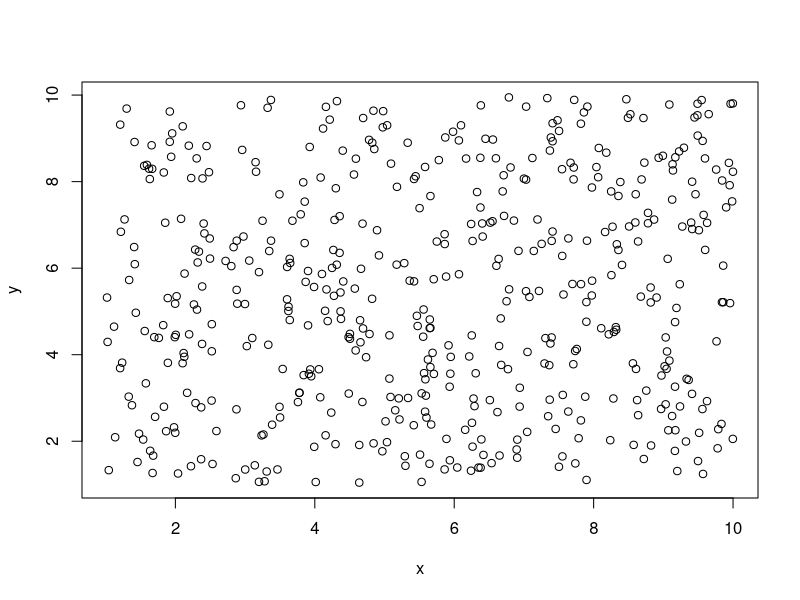
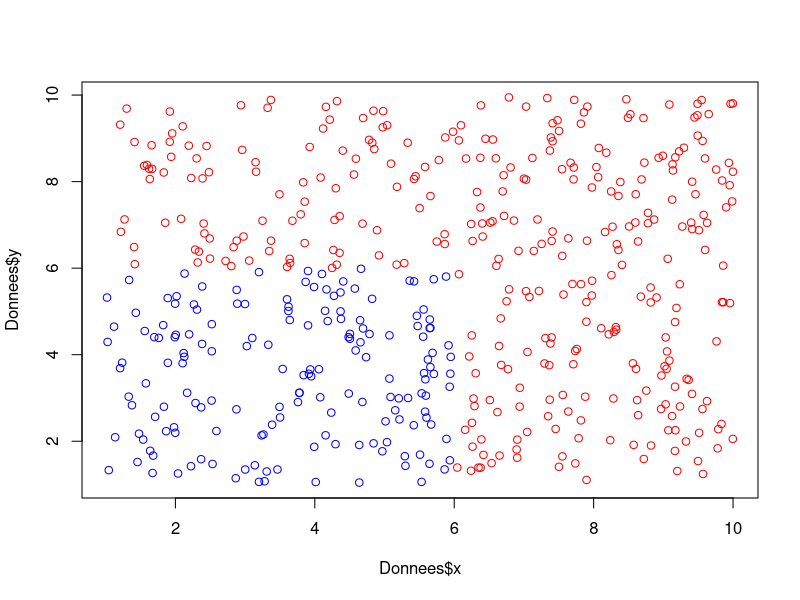
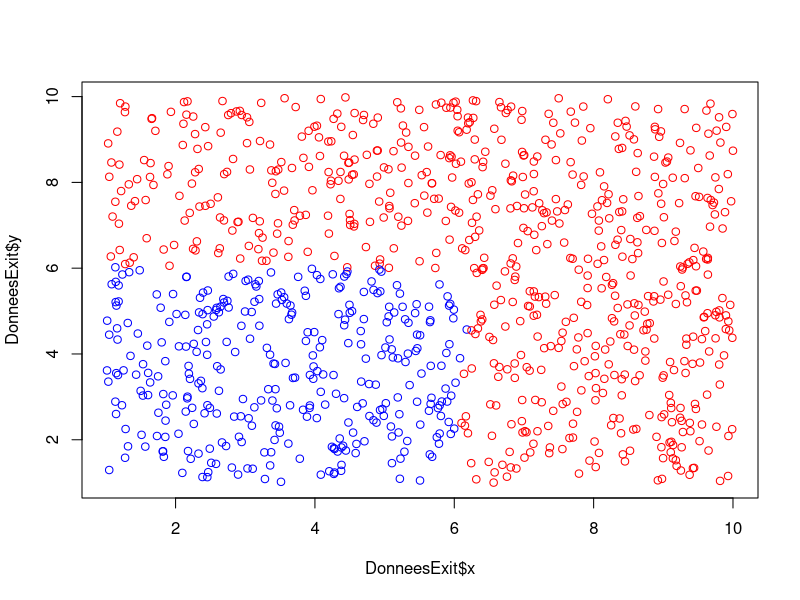

Recreate these plots in R, in order.

library(nnet);
nb_data_appr = 500;
nb_data_test = 1000;

# On teste des echantillons de base pour les reseaux de neurones

MAppr <- matrix(runif(2*nb_data_appr,1,10), ncol = 2, dimnames=list(1:nb_data_appr,c("x", "y")));
plot(MAppr);
MSep <- (MAppr[,1]<6)*(MAppr[,2]<6);
Donnees <- data.frame(MAppr, MSep);
Noms <- c("x", "y", "Classe");
names(Donnees) <- Noms;
# On classifie les echantillons de telle manière que les points sont affectes de true si il on une abscisse 
# superieure à 5

Donnees <- Donnees[order(Donnees$Classe),];
Donnees$Classe <- c(1,0)[as.factor(Donnees$Classe)];
plot(Donnees$x, Donnees$y, col = c("blue", "red")[as.factor(Donnees$Classe)]);

# On peut maintenant s'interesser aux reseaux de neurones
# On cree un resau puis on effectue son apprentissage

Input <- data.frame(Donnees$x, Donnees$y);
Output <- data.frame(Donnees$Classe);
model <- nnet(Input,Output,size = 10);

#On cree maintenant un jeu de données test pour voir les performances de notre réseau
MTest <- matrix(runif(2*nb_data_test,1,10), ncol = 2, dimnames=list(1:nb_data_test,c("x", "y")));
DonneesExit <- data.frame(MTest, rep(0, times = dim(MTest)[1]));
names(DonneesExit) <- c('x', 'y', 'Classe');
#Et maintenant l'heure de verite ou on voit si notre reseau de neurone nous ressort la bonne classification
DonneesExit$Classe <- predict(model, newdata = MTest);
DonneesExit$Classe <- round(DonneesExit$Classe);
names(DonneesExit) <- c('x', 'y', 'Classe');
plot(DonneesExit$x, DonneesExit$y, col = c("blue", "red")[as.factor(DonneesExit$Classe)]);
